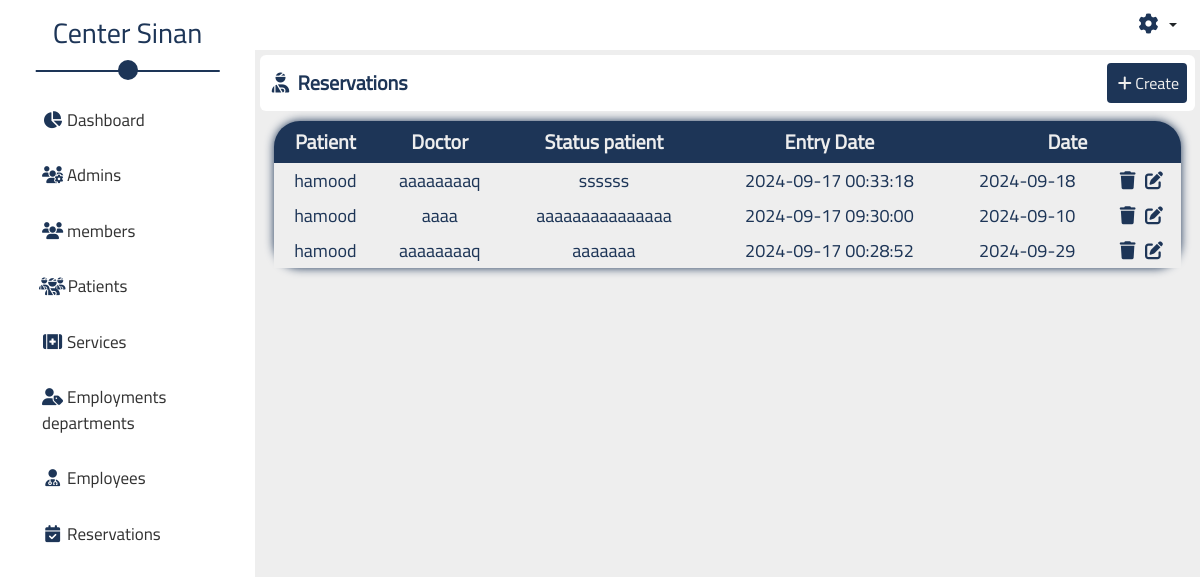
The page /admin/view/scereens/reservations.php?page=index (signed in) on the database its author committed.
### tables this page shows
CREATE TABLE `reservations` (
  `id` int(11) NOT NULL,
  `userId` int(11) NOT NULL,
  `patientId` int(11) NOT NULL,
  `doctorId` int(11) NOT NULL,
  `patientName` text NOT NULL,
  `reservationType` text NOT NULL,
  `status` text NOT NULL,
  `createdAt` timestamp NOT NULL DEFAULT current_timestamp() ON UPDATE current_timestamp(),
  `date` text NOT NULL
);

CREATE TABLE `patients` (
  `id` int(11) NOT NULL,
  `name` text NOT NULL,
  `phone` text NOT NULL,
  `debtor` float NOT NULL DEFAULT 0,
  `creditor` float NOT NULL DEFAULT 0,
  `palance` float NOT NULL DEFAULT 0
);

CREATE TABLE `employees` (
  `id` int(11) NOT NULL,
  `id_dep` int(11) NOT NULL,
  `name` text NOT NULL,
  `phone` text NOT NULL,
  `saivi` text NOT NULL,
  `image` text NOT NULL,
  `address` text NOT NULL,
  `visibility` tinyint(1) NOT NULL DEFAULT 0,
  `ordering` int(11) NOT NULL DEFAULT 0,
  `creditor` float NOT NULL DEFAULT 0,
  `debtor` float NOT NULL DEFAULT 0,
  `palance` float NOT NULL DEFAULT 0
);

### admin/core/languages/en.php (called while the page is built, shortened)
<?php
function translate($word){
    return $words[$word];
}
?>

### admin/core/functions/functionsHandilingDb.php (called while the page is built, shortened)
<?php
 function selectFromTable(string $table, string $columns="*",string $where="true",array $whereValues=[] ,string $typeReturn="all",$orderBy = 'id', $order = 'desc', string $limit = '') {
    global $con;
    $sql=$con->prepare("SELECT $columns FROM $table  WHERE $where  ORDER BY $orderBy $order $limit");
    $sql->execute($whereValues);
    if($sql->rowCount() > 0) {
        $data=$typeReturn=="all"? $sql->fetchAll(PDO::FETCH_OBJ) :$sql->fetch(PDO::FETCH_OBJ);
        return ["status" => true, "data" =>$data ,"message"=> translate("successMessage")];
    }else {
        return ["status" => false,"data" =>[], "message" => translate("errorMessage")];
    }
 }

### admin/data/remot/reservationsData.php (called while the page is built, shortened)
<?php
class ReservationsData
{
    static function fetchAllReservations (){
        return (selectFromTable("reservations"))['data'];
    }
}

### admin/view/partsScereens/reservations/displayTable.php (the view)
<table>
    <thead>
       <div>
       <th><?php echo translate("patient") ?></th>
        <th> <?php echo translate("doctor") ?></th>
        <th> <?php echo translate("status") ?></th>
        <th> <?php echo translate("entryDate") ?></th>
        <th colspan='2'> <?php echo translate("date") ?></th>
       </div>
    </thead>
    <tbody>
        <?php foreach ($allReservations as $reservation) {
           $request=selectFromTable("patients", where: "id=?", whereValues: [$reservation->patientId], typeReturn: "one");
            $patientName =$request['status']? $request['data']->name:"";
          $request=selectFromTable("employees", where: "id=?", whereValues: [$reservation->doctorId], typeReturn: "one");
            $doctorName = $request['status']? $request['data']->name:"";
            $button= !isset($displayButton)?
                      "<td >
                            <a href='?page=delete&&id= $reservation->id'><i class='fa fa-trash fa-fw'> </i></a>
                            <a href='?page=update&&id= $reservation->id'><i class='fa fa-edit fa-fw'> </i></a>
                       </td>":"";
            echo "<tr>" .
                "<td>" . $patientName . "</td>" .
                "<td>" . $doctorName . "</td>" .
                "<td>" . $reservation->status . "</td>" .
                "<td>" . $reservation->createdAt . "</td>" .
                "<td>" . $reservation->date . "</td>
                $button
                </tr>";
        } ?>
    </tbody>
</table>

### admin/view/layouts/css/style.css (style rules this page uses)
* { box-sizing: border-box; }
body { font-family: "Cairo"; }
i { color: #1d3557; }
table { width: 97%; padding: 0 20px; background-color: #1D3557; margin: 10px auto; text-align: center; border-radius: 26px; box-shadow: 0px 0px 10px #1d3557; }
table thead th { padding: 6px; font-weight: bold; font-size: 20px; color: #eee; }
table tbody { background-color: #eee; }
table td { border: 0px solid #1d3557; color: #1D3557; padding: 4px; font-size: 18px; }

### rows shown on the page
reservations: patientId.name "hamood", employees.name "aaaaaaaaq", status "ssssss", createdAt "2024-09-17 00:33:18", date "2024-09-18"
reservations: patientId.name "hamood", employees.name "aaaa", status "aaaaaaaaaaaaaaa", createdAt "2024-09-17 09:30:00", date "2024-09-10"
reservations: patientId.name "hamood", employees.name "aaaaaaaaq", status "aaaaaaa", createdAt "2024-09-17 00:28:52", date "2024-09-29"

### other values the page prints
translate("centerSinan") "Center Sinan"
translate("dashboard") "Dashboard"
translate("admins") "Admins"
translate("users") "members"
translate("patients") "Patients"
translate("services") "Services"
translate("employmentsDepartments") "Employments departments"
translate("employees") "Employees"
translate("reservations") "Reservations"
$GLOBALS["navBarName"] "Reservations"
translate("add") "Create"
translate("patient") "Patient"
translate("doctor") "Doctor"
translate("status") "Status patient"
translate("entryDate") "Entry Date"
